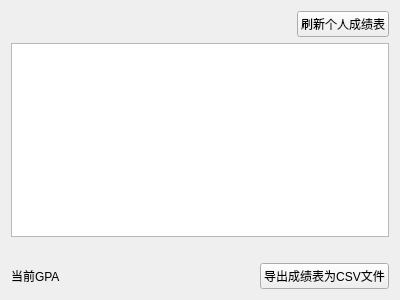
<?xml version="1.0" encoding="UTF-8"?>
<ui version="4.0">
 <class>Student_Query_Score</class>
 <widget class="QWidget" name="Student_Query_Score">
  <property name="geometry">
   <rect>
    <x>0</x>
    <y>0</y>
    <width>400</width>
    <height>300</height>
   </rect>
  </property>
  <property name="windowTitle">
   <string>Form</string>
  </property>
  <layout class="QVBoxLayout" name="verticalLayout_2">
   <item>
    <layout class="QVBoxLayout" name="verticalLayout">
     <item>
      <layout class="QHBoxLayout" name="horizontalLayout">
       <property name="topMargin">
        <number>0</number>
       </property>
       <item>
        <spacer name="horizontalSpacer">
         <property name="orientation">
          <enum>Qt::Horizontal</enum>
         </property>
         <property name="sizeHint" stdset="0">
          <size>
           <width>40</width>
           <height>20</height>
          </size>
         </property>
        </spacer>
       </item>
       <item>
        <widget class="QPushButton" name="pushButton">
         <property name="text">
          <string>刷新个人成绩表</string>
         </property>
        </widget>
       </item>
      </layout>
     </item>
     <item>
      <widget class="QTableWidget" name="tableWidget"/>
     </item>
     <item>
      <layout class="QHBoxLayout" name="horizontalLayout_2">
       <property name="topMargin">
        <number>20</number>
       </property>
       <item>
        <widget class="QLabel" name="label_GPA">
         <property name="text">
          <string>当前GPA</string>
         </property>
        </widget>
       </item>
       <item>
        <spacer name="horizontalSpacer_2">
         <property name="orientation">
          <enum>Qt::Horizontal</enum>
         </property>
         <property name="sizeHint" stdset="0">
          <size>
           <width>40</width>
           <height>20</height>
          </size>
         </property>
        </spacer>
       </item>
       <item>
        <widget class="QPushButton" name="pushButton_2">
         <property name="text">
          <string>导出成绩表为CSV文件</string>
         </property>
        </widget>
       </item>
      </layout>
     </item>
    </layout>
   </item>
  </layout>
 </widget>
 <resources/>
 <connections/>
</ui>
